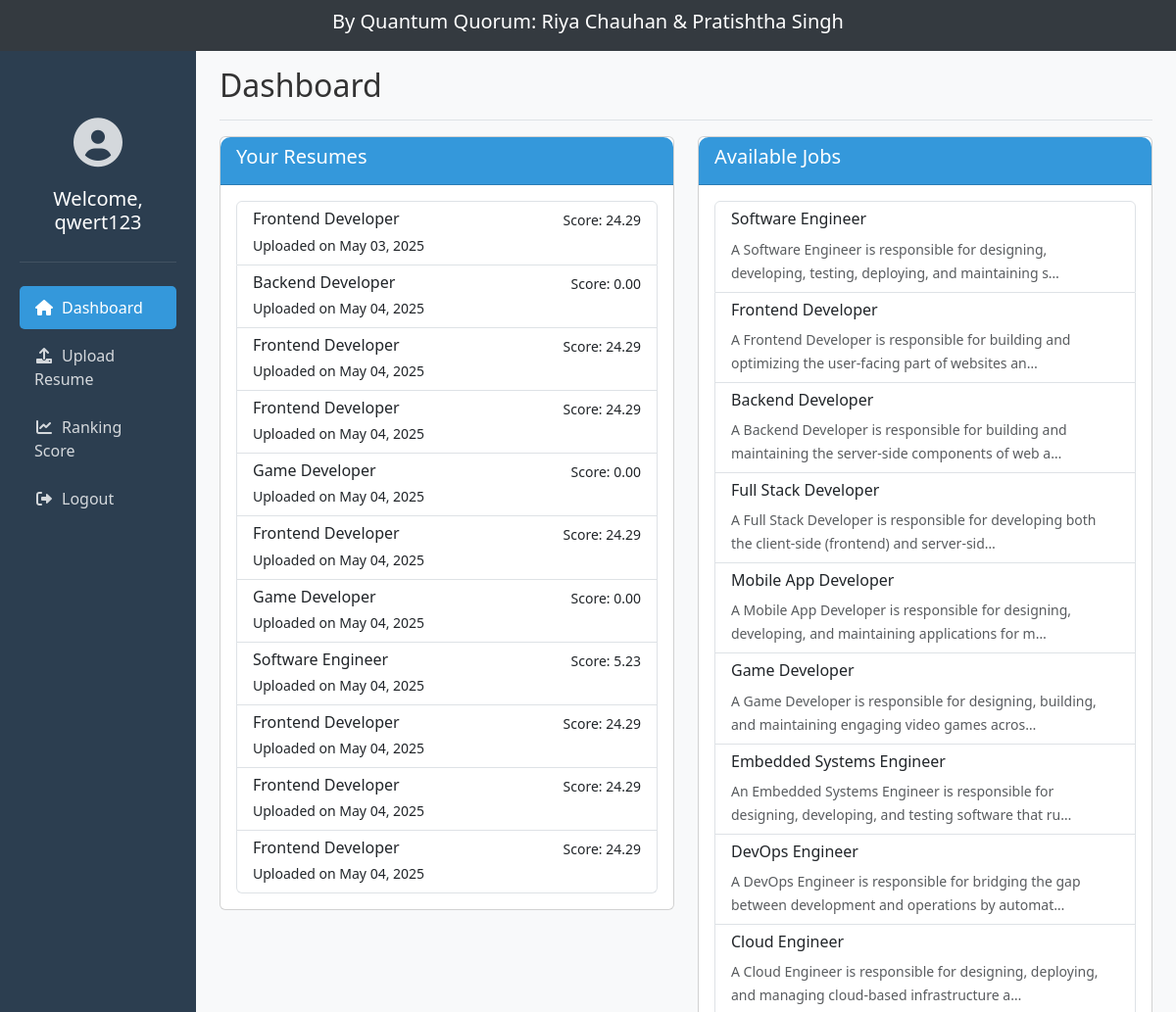
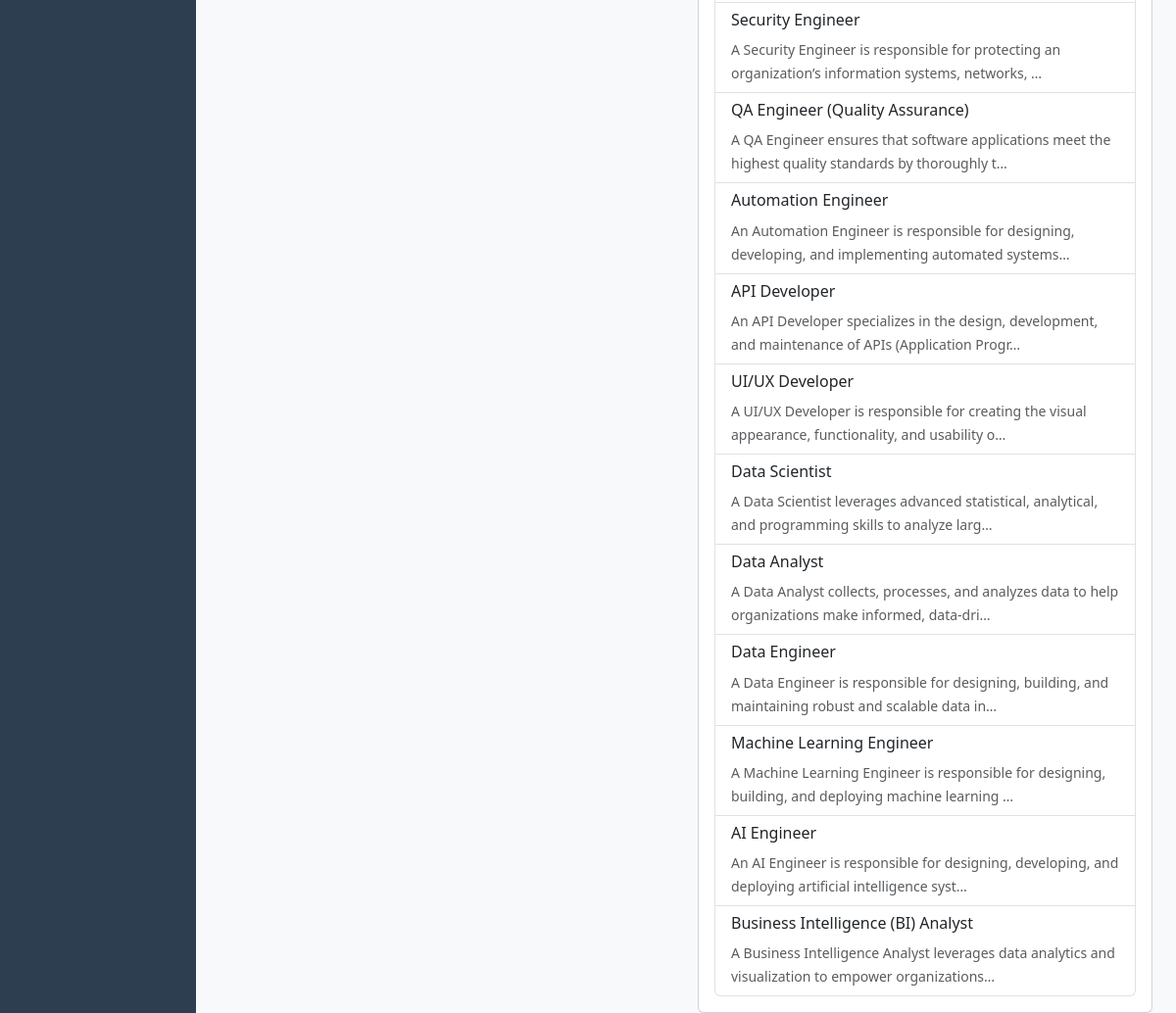
Screenshot of /dashboard/ (signed in) with the database file from the repository (2 pictures, top to bottom).
### resumechecker/models.py (models this page shows, shortened)
class Resume(models.Model):
    user = models.ForeignKey(User, on_delete=models.CASCADE, null=True)
    job = models.ForeignKey(Job, on_delete=models.SET_NULL, null=True, blank=True)
    file = models.FileField(upload_to='resumes/')
    uploaded_at = models.DateTimeField(auto_now_add=True, null=True)
    text = models.TextField(blank=True)
    score = models.FloatField(default=0.0)

class Job(models.Model):
    title = models.CharField(max_length=255)
    description = models.TextField(max_length=1000, null=True, blank=True)
    required_skills = models.TextField(max_length=2000, null=True, blank=True)
    preferred_skills = models.TextField(max_length=2000, null=True, blank=True)
    experience_level = models.CharField(max_length=1000, null=True, blank=True)
    education_requirements = models.TextField(default="Not specified")
    responsibilities = models.TextField(max_length=2000, null=True, blank=True)

### resumechecker/views.py (the view)
# urls.py: path('dashboard/', views.dashboard_view, name='dashboard'),
@login_required
def dashboard_view(request):
    user = request.user
    resumes = Resume.objects.filter(user=user)
    jobs = Job.objects.all()
    return render(request, 'dashboard.html', {
        'user': user,
        'jobs': jobs,
        'resumes': resumes,
        'active_tab': 'dashboard'})

### templates/dashboard.html
{% extends 'base.html' %}
{% load static %}
{% block sidebar %}
<div class="col-md-3 col-lg-2 d-md-block sidebar">
    <div class="position-sticky pt-3">
        <div class="user-profile text-center mb-4">
            <div class="avatar">
                <i class="fas fa-user-circle"></i>
            </div>
            <h5 class="mt-2">Welcome, {{ user.username }}</h5>
        </div>
        <ul class="nav flex-column">
            <li class="nav-item">
                <a class="nav-link {% if active_tab == 'dashboard' %}active{% endif %}" href="{% url 'dashboard' %}">
                    <i class="fas fa-home me-2"></i>Dashboard
                </a>
            </li>
            <li class="nav-item">
                <a class="nav-link {% if active_tab == 'upload' %}active{% endif %}" href="{% url 'upload_resume' %}">
                    <i class="fas fa-upload me-2"></i>Upload Resume
                </a>
            </li>
            <li class="nav-item">
                <a class="nav-link {% if active_tab == 'ranked' %}active{% endif %}" href="#">
                    <i class="fas fa-chart-line me-2"></i>Ranking Score
                </a>
            </li>
            <li class="nav-item">
                <a class="nav-link" href="{% url 'logout' %}">
                    <i class="fas fa-sign-out-alt me-2"></i>Logout
                </a>
            </li>
        </ul>
    </div>
</div>
{% endblock %}
{% block content %}
<div class="d-flex justify-content-between flex-wrap flex-md-nowrap align-items-center pt-3 pb-2 mb-3 border-bottom">
    <h1 class="h2">Dashboard</h1>
</div>
<div class="row">
    <div class="col-md-6">
        <div class="card mb-4">
            <div class="card-header">
                <h5>Your Resumes</h5>
            </div>
            <div class="card-body">
                {% if resumes %}
                    <div class="list-group">
                        {% for resume in resumes %}
                        <a href="{% url 'resume_score' resume.id %}" class="list-group-item list-group-item-action">
                            <div class="d-flex w-100 justify-content-between">
                                <h6 class="mb-1">{{ resume.job.title }}</h6>
                                <small>Score: {{ resume.score|floatformat:2 }}</small>
                            </div>
                            <small>Uploaded on {{ resume.uploaded_at|date:"M d, Y" }}</small>
                        </a>
                        {% endfor %}
                    </div>
                {% else %}
                    <p>You haven't uploaded any resumes yet.</p>
                    <a href="{% url 'upload_resume' %}" class="btn btn-primary">Upload Resume</a>
                {% endif %}
            </div>
        </div>
    </div>
    <div class="col-md-6">
        <div class="card">
            <div class="card-header">
                <h5>Available Jobs</h5>
            </div>
            <div class="card-body">
                <div class="list-group">
                    {% for job in jobs %}
                    <div class="list-group-item">
                        <h6>{{ job.title }}</h6>
                        <small class="text-muted">{{ job.description|truncatechars:100 }}</small>
                    </div>
                    {% endfor %}
                </div>
            </div>
        </div>
    </div>
</div>
{% endblock %}

### templates/base.html (shortened to what this page needs)
{% load static %}
<!DOCTYPE html>
<html lang="en">
<head>
    <link href="https://cdn.jsdelivr.net/npm/bootstrap@5.3.0/dist/css/bootstrap.min.css" rel="stylesheet">
    <link rel="stylesheet" href="https://cdnjs.cloudflare.com/ajax/libs/font-awesome/6.0.0/css/all.min.css">
    <link rel="stylesheet" href="{% static 'styles.css' %}">
</head>
<body>
    <div class="banner">
        <div class="container">
            <h5>By Quantum Quorum: Riya Chauhan & Pratishtha Singh</h5>
        </div>
    </div>
    <div class="container-fluid">
        <div class="row">
            {% block sidebar %}{% endblock %}
            <main class="col-md-9 ms-sm-auto col-lg-10 px-md-4">
                {% block content %}{% endblock %}
            </main>
        </div>
    </div>
</body>
</html>

### static/styles.css (style rules this page uses)
body { font-family: 'Segoe UI', Tahoma, Geneva, Verdana, sans-serif; background-color: #f8f9fa; color: #333; }
.banner { background-color: #343a40; color: white; padding: 10px 0; text-align: center; font-size: 14px; }
.sidebar { background-color: #2c3e50; min-height: 100vh; padding: 20px; color: white; }
.sidebar .nav-link { color: rgba(255, 255, 255, 0.8); margin-bottom: 5px; border-radius: 5px; padding: 10px 15px; }
.sidebar .nav-link.active { color: white; background-color: #3498db; }
.sidebar .nav-link i { width: 20px; text-align: center; }
.user-profile { padding: 20px 0; border-bottom: 1px solid rgba(255, 255, 255, 0.1); margin-bottom: 20px; }
.avatar { font-size: 50px; color: rgba(255, 255, 255, 0.8); }
.card-header { background-color: #3498db; color: white; border-radius: 10px 10px 0 0 !important; }

### rows the page displays
Resume: job "Frontend Developer", score "24.29", uploaded_at "May 03, 2025"
Resume: job "Backend Developer", score "0.00", uploaded_at "May 04, 2025"
Resume: job "Frontend Developer", score "24.29", uploaded_at "May 04, 2025"
Resume: job "Frontend Developer", score "24.29", uploaded_at "May 04, 2025"
Resume: job "Game Developer", score "0.00", uploaded_at "May 04, 2025"
Resume: job "Frontend Developer", score "24.29", uploaded_at "May 04, 2025"
Resume: job "Game Developer", score "0.00", uploaded_at "May 04, 2025"
Resume: job "Software Engineer", score "5.23", uploaded_at "May 04, 2025"
Resume: job "Frontend Developer", score "24.29", uploaded_at "May 04, 2025"
Resume: job "Frontend Developer", score "24.29", uploaded_at "May 04, 2025"
Resume: job "Frontend Developer", score "24.29", uploaded_at "May 04, 2025"
Job: title "Software Engineer", description "A Software Engineer is responsible for designing, developing, testing, deploying, and maintaining s…"
Job: title "Frontend Developer", description "A Frontend Developer is responsible for building and optimizing the user-facing part of websites an…"
Job: title "Backend Developer", description "A Backend Developer is responsible for building and maintaining the server-side components of web a…"
Job: title "Full Stack Developer", description "A Full Stack Developer is responsible for developing both the client-side (frontend) and server-sid…"
Job: title "Mobile App Developer", description "A Mobile App Developer is responsible for designing, developing, and maintaining applications for m…"
Job: title "Game Developer", description "A Game Developer is responsible for designing, building, and maintaining engaging video games acros…"
Job: title "Embedded Systems Engineer", description "An Embedded Systems Engineer is responsible for designing, developing, and testing software that ru…"
Job: title "DevOps Engineer", description "A DevOps Engineer is responsible for bridging the gap between development and operations by automat…"
Job: title "Cloud Engineer", description "A Cloud Engineer is responsible for designing, deploying, and managing cloud-based infrastructure a…"
Job: title "Security Engineer", description "A Security Engineer is responsible for protecting an organization’s information systems, networks, …"
Job: title "QA Engineer (Quality Assurance)", description "A QA Engineer ensures that software applications meet the highest quality standards by thoroughly t…"
Job: title "Automation Engineer", description "An Automation Engineer is responsible for designing, developing, and implementing automated systems…"
Job: title "API Developer", description "An API Developer specializes in the design, development, and maintenance of APIs (Application Progr…"
Job: title "UI/UX Developer", description "A UI/UX Developer is responsible for creating the visual appearance, functionality, and usability o…"
Job: title "Data Scientist", description "A Data Scientist leverages advanced statistical, analytical, and programming skills to analyze larg…"
Job: title "Data Analyst", description "A Data Analyst collects, processes, and analyzes data to help organizations make informed, data-dri…"
Job: title "Data Engineer", description "A Data Engineer is responsible for designing, building, and maintaining robust and scalable data in…"
Job: title "Machine Learning Engineer", description "A Machine Learning Engineer is responsible for designing, building, and deploying machine learning …"
Job: title "AI Engineer", description "An AI Engineer is responsible for designing, developing, and deploying artificial intelligence syst…"
Job: title "Business Intelligence (BI) Analyst", description "A Business Intelligence Analyst leverages data analytics and visualization to empower organizations…"

### other values shown
{{ user.username }} "qwert123"
